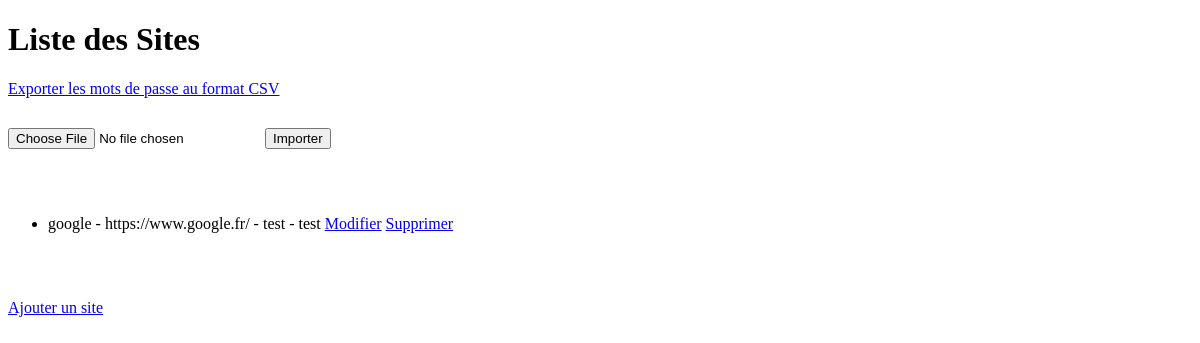
The page /sites/ on the database as committed earlier.
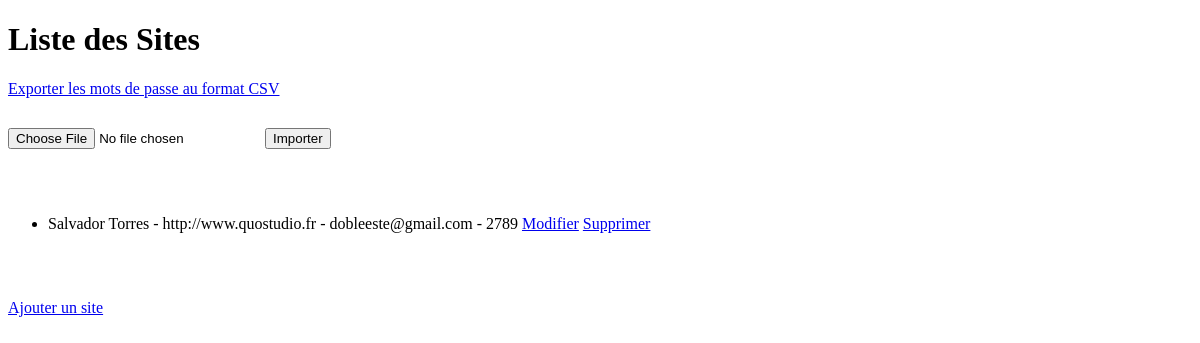
The same page on the database as committed later.
### sites/models.py (models this page shows, shortened)
class Site(models.Model):
    nom = models.CharField(max_length=100)
    url = models.URLField()
    identifiant = models.CharField(max_length=50)
    mot_de_passe = models.CharField(max_length=50)

### sites/views.py (the view)
# urls.py: path('sites/', ListeSitesView.as_view(), name='liste_sites'),
class ListeSitesView(ListView):
    model = Site
    template_name = 'sites/liste_sites.html'
    context_object_name = 'sites'

### templates/sites/liste_sites.html (shortened to what this page needs)
<!DOCTYPE html>
<html>
    <head>
    </head>
    <body>
        <h1>Liste des Sites</h1>
        <a href="{% url 'exporter_mots_de_passe_csv' %}">Exporter les mots de passe au format CSV</a>
        <div style="height: 30px"></div>
        <form method="post" enctype="multipart/form-data" action="{% url 'importer_mots_de_passe_csv' %}">
            <input type="file" name="csv_file" accept=".csv" required>
            <button type="submit">Importer</button>
        </form>
        <div style="height: 50px"></div>
        <ul>
            {% for site in sites %}
                <li>
                    {{ site.nom }} - {{ site.url }} - {{ site.identifiant }} - {{ site.mot_de_passe }}
                    <a href="{% url 'modifier_site' pk=site.pk %}">Modifier</a>
                    <a href="{% url 'supprimer_site' pk=site.pk %}">Supprimer</a>
                </li>
            {% endfor %}
        </ul>
        <div style="height: 50px"></div>
        <a href="{% url 'ajouter_site' %}">Ajouter un site</a>
    </body>
</html>

Rows that differ between the two databases and show on the page:
removed Site: nom "google", url "https://www.google.fr/", identifiant "test", mot_de_passe "test"
added Site: nom "Salvador Torres", url "http://www.quostudio.fr", identifiant "dobleeste@gmail.com", mot_de_passe "2789"
